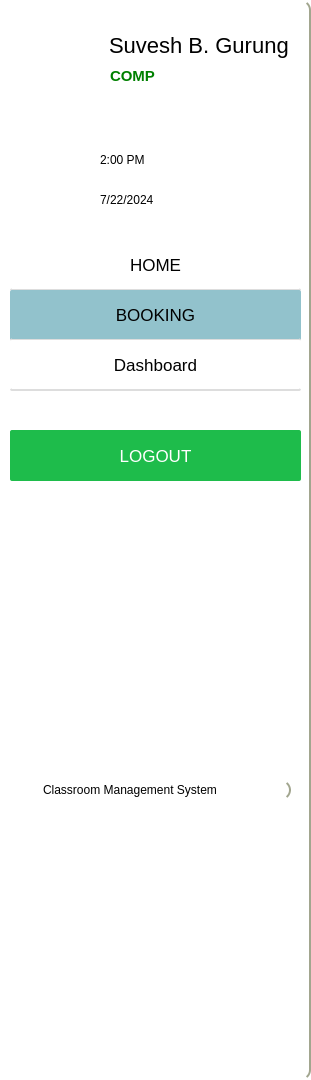
        <widget class="QFrame" name="sidebar_4">
         <property name="geometry">
          <rect>
           <x>0</x>
           <y>0</y>
           <width>311</width>
           <height>1080</height>
          </rect>
         </property>
         <property name="minimumSize">
          <size>
           <width>0</width>
           <height>0</height>
          </size>
         </property>
         <property name="styleSheet">
          <string notr="true">
background-color:white;
border:2.2px solid  rgb(162, 166, 143);
border-top:10px;
border-left:10px;
border-bottom:10px;
border-radius:10px;

</string>
         </property>
         <property name="frameShape">
          <enum>QFrame::StyledPanel</enum>
         </property>
         <property name="frameShadow">
          <enum>QFrame::Raised</enum>
         </property>
         <widget class="QFrame" name="frame_7">
          <property name="geometry">
           <rect>
            <x>10</x>
            <y>10</y>
            <width>291</width>
            <height>121</height>
           </rect>
          </property>
          <property name="styleSheet">
           <string notr="true">border:none;</string>
          </property>
          <property name="frameShape">
           <enum>QFrame::StyledPanel</enum>
          </property>
          <property name="frameShadow">
           <enum>QFrame::Raised</enum>
          </property>
          <widget class="QLabel" name="username">
           <property name="geometry">
            <rect>
             <x>99</x>
             <y>20</y>
             <width>201</width>
             <height>31</height>
            </rect>
           </property>
           <property name="styleSheet">
            <string notr="true">color:rgb(0, 0, 0);
font-size:22px;</string>
           </property>
           <property name="text">
            <string>Suvesh B. Gurung</string>
           </property>
          </widget>
          <widget class="QLabel" name="department">
           <property name="geometry">
            <rect>
             <x>100</x>
             <y>50</y>
             <width>191</width>
             <height>31</height>
            </rect>
           </property>
           <property name="styleSheet">
            <string notr="true">color:green;
font-weight:bold;
font-size:15px;</string>
           </property>
           <property name="text">
            <string>COMP</string>
           </property>
          </widget>
          <widget class="QLabel" name="label_12">
           <property name="geometry">
            <rect>
             <x>0</x>
             <y>0</y>
             <width>91</width>
             <height>91</height>
            </rect>
           </property>
           <property name="styleSheet">
            <string notr="true">
background-image: url(:/resource/assets/Cms.png);
</string>
           </property>
           <property name="text">
            <string/>
           </property>
           <property name="pixmap">
            <pixmap resource="resources.qrc">:/resource/assets/Cms.png</pixmap>
           </property>
           <property name="scaledContents">
            <bool>true</bool>
           </property>
          </widget>
         </widget>
         <widget class="QFrame" name="dynamic_time_3">
          <property name="geometry">
           <rect>
            <x>10</x>
            <y>130</y>
            <width>291</width>
            <height>121</height>
           </rect>
          </property>
          <property name="styleSheet">
           <string notr="true">border:none;</string>
          </property>
          <property name="frameShape">
           <enum>QFrame::StyledPanel</enum>
          </property>
          <property name="frameShadow">
           <enum>QFrame::Raised</enum>
          </property>
          <widget class="QLabel" name="time_4">
           <property name="geometry">
            <rect>
             <x>90</x>
             <y>20</y>
             <width>141</width>
             <height>20</height>
            </rect>
           </property>
           <property name="styleSheet">
            <string notr="true">QLabel{
color:black;
font-size:17px;
};</string>
           </property>
           <property name="text">
            <string>2:00 PM</string>
           </property>
          </widget>
          <widget class="QLabel" name="time_icon_3">
           <property name="geometry">
            <rect>
             <x>50</x>
             <y>20</y>
             <width>21</width>
             <height>21</height>
            </rect>
           </property>
           <property name="text">
            <string/>
           </property>
           <property name="pixmap">
            <pixmap resource="resources.qrc">:/resource/assets/clock.png</pixmap>
           </property>
           <property name="scaledContents">
            <bool>true</bool>
           </property>
          </widget>
          <widget class="QLabel" name="date_4">
           <property name="geometry">
            <rect>
             <x>90</x>
             <y>60</y>
             <width>141</width>
             <height>20</height>
            </rect>
           </property>
           <property name="styleSheet">
            <string notr="true">QLabel{
color:black;
font-size:17px;
};</string>
           </property>
           <property name="text">
            <string>7/22/2024</string>
           </property>
          </widget>
          <widget class="QLabel" name="date_icon_3">
           <property name="geometry">
            <rect>
             <x>50</x>
             <y>60</y>
             <width>21</width>
             <height>21</height>
            </rect>
           </property>
           <property name="text">
            <string/>
           </property>
           <property name="pixmap">
            <pixmap resource="resources.qrc">:/resource/assets/calendar.png</pixmap>
           </property>
           <property name="scaledContents">
            <bool>true</bool>
           </property>
          </widget>
         </widget>
         <widget class="QFrame" name="navigation_3">
          <property name="geometry">
           <rect>
            <x>10</x>
            <y>240</y>
            <width>291</width>
            <height>191</height>
           </rect>
          </property>
          <property name="styleSheet">
           <string notr="true">border:none;</string>
          </property>
          <property name="frameShape">
           <enum>QFrame::StyledPanel</enum>
          </property>
          <property name="frameShadow">
           <enum>QFrame::Raised</enum>
          </property>
          <widget class="QPushButton" name="home_5">
           <property name="geometry">
            <rect>
             <x>0</x>
             <y>0</y>
             <width>291</width>
             <height>51</height>
            </rect>
           </property>
           <property name="styleSheet">
            <string notr="true">QPushButton {
    background-color: white;
    font-size: 17px;
    color: black;
    border: none;
border-radius:2px;
    border-bottom: 2px solid rgb(221, 221, 221); /* Adds a bottom border */
}

QPushButton:hover {
    background-color: grey;
    color: white;
}
</string>
           </property>
           <property name="text">
            <string>HOME</string>
           </property>
          </widget>
          <widget class="QPushButton" name="booking_5">
           <property name="geometry">
            <rect>
             <x>0</x>
             <y>50</y>
             <width>291</width>
             <height>51</height>
            </rect>
           </property>
           <property name="styleSheet">
            <string notr="true">QPushButton {
    background-color: rgb(146,194,204);
    font-size: 17px;
    color: black;
    border: none;
border-radius:2px;
    border-bottom: 2px solid rgb(221, 221, 221); /* Adds a bottom border */
}

QPushButton:hover {
    background-color: grey;
    color: white;
}
</string>
           </property>
           <property name="text">
            <string>BOOKING</string>
           </property>
          </widget>
          <widget class="QPushButton" name="schedule_5">
           <property name="geometry">
            <rect>
             <x>0</x>
             <y>100</y>
             <width>291</width>
             <height>51</height>
            </rect>
           </property>
           <property name="styleSheet">
            <string notr="true">QPushButton {
    background-color: white;
    font-size: 17px;
    color: black;
    border: none;
border-radius:2px;
    border-bottom: 2px solid rgb(221, 221, 221); /* Adds a bottom border */
}

QPushButton:hover {
    background-color: grey;
    color: white;
}
</string>
           </property>
           <property name="text">
            <string>Dashboard</string>
           </property>
          </widget>
         </widget>
         <widget class="QFrame" name="log_3">
          <property name="geometry">
           <rect>
            <x>10</x>
            <y>430</y>
            <width>291</width>
            <height>191</height>
           </rect>
          </property>
          <property name="styleSheet">
           <string notr="true">border:none;</string>
          </property>
          <property name="frameShape">
           <enum>QFrame::StyledPanel</enum>
          </property>
          <property name="frameShadow">
           <enum>QFrame::Raised</enum>
          </property>
          <widget class="QPushButton" name="logout_button_5">
           <property name="geometry">
            <rect>
             <x>0</x>
             <y>0</y>
             <width>291</width>
             <height>51</height>
            </rect>
           </property>
           <property name="styleSheet">
            <string notr="true">

QPushButton {
background-color: rgb(30, 188, 75);
color:white;
border-radius:2px;
font-size:17px;
        }



QPushButton:hover {
          background-color: #0fa191;
			color:white;
        }</string>
           </property>
           <property name="text">
            <string>LOGOUT</string>
           </property>
          </widget>
         </widget>
         <widget class="QLabel" name="index_5">
          <property name="geometry">
           <rect>
            <x>40</x>
            <y>780</y>
            <width>251</width>
            <height>20</height>
           </rect>
          </property>
          <property name="styleSheet">
           <string notr="true">color: rgb(0, 0, 0);</string>
          </property>
          <property name="text">
           <string>Classroom Management System</string>
          </property>
         </widget>
        </widget>
